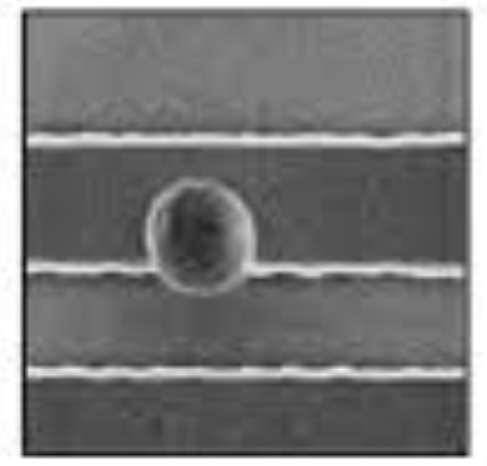
#> input picture learning/buffer/other/2026-02-01T16_08_21.675043_test1.png, 487 x 466 px
$ python -i phs2_pad_eval.py   (imports and definitions only)
#> lines starting #> are read from the running program, lines starting #| are printed output that depends on the picture
import os
import sys
import json
import numpy as np
import onnxruntime as ort
from tqdm import tqdm
from PIL import Image
from sklearn.metrics import accuracy_score, precision_score, recall_score, confusion_matrix
import matplotlib.pyplot as plt
import seaborn as sns
import cv2

# ===============================
# ⚙️ CONFIG & PATHS
# ===============================
MODEL_PATH = "models/mobilenetv3_sem.onnx"
DATASET_DIR = "dataset/hackathon_test_dataset"
IMG_SIZE = 224

CLASSES = ["bridge", "clean", "cmp", "crack", "ler", "open", "other", "via"]
CLASS_TO_ID = {c: i for i, c in enumerate(CLASSES)}

FOLDER_TO_CLASS = {
    "Bridge": "bridge",
    "Clean": "clean",
    "CMP": "cmp",
    "Crack": "crack",
    "LER": "ler",
    "Open": "open",
    "Other": "other",
    "Particle": "other",
    "VIA": "via",
}

# ===============================
# 🎯 CONSERVATIVE TUNING
# Keep what works (41.2%), try small improvements
# ===============================
T_SCALE = 0.7              # Keep (worked well)
OTHER_THRESHOLD = 0.35     # Keep (worked well)
CLEAN_PENALTY = 1.0        # Keep (worked well)
CLEAN_CONFIDENCE_REQ = 0.60
SMALL_DEFECT_CONFIDENCE_REQ = 0.60


# ===============================
# 🖼️ MINIMAL PREPROCESSING IMPROVEMENT
# ===============================
def preprocess_minimal_improvement(img_path):
    """
    CONSERVATIVE: Keep BILINEAR (it works), just add small fixes
    """
    try:
        img = Image.open(img_path).convert("L")

        # YOUR ORIGINAL: BILINEAR resize (this got 41.2%)
        img = img.resize((IMG_SIZE, IMG_SIZE), Image.BILINEAR)
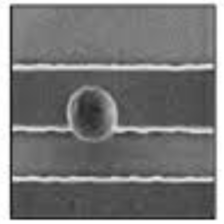
#> img: PIL image 224x224 L; min 26, max 255, mean 120.8

        img_array = np.array(img).astype(np.float32)

        # NEW: Very mild sharpening (just recover a bit of edge detail)
        # Using a gentle kernel to not over-sharpen
        kernel = np.array([[0, -0.25, 0],
                          [-0.25, 2.0, -0.25],
                          [0, -0.25, 0]])
        img_sharpened = cv2.filter2D(img_array, -1, kernel)
        img_sharpened = np.clip(img_sharpened, 0, 255)

        # Normalize
        img_normalized = img_sharpened / 255.0
        img_normalized = np.expand_dims(img_normalized, axis=(0, 1))

        # Return original for heuristics
        return img_normalized, np.array(Image.open(img_path).convert("L")).astype(np.float32)

    except Exception as e:
        print(f"Error: {e}")
        return None, None


def softmax(x):
    e = np.exp(x - np.max(x))
    return e / e.sum(axis=-1, keepdims=True)


def detect_particle_pattern(img_array):
    img_uint8 = img_array.astype(np.uint8)
    _, binary = cv2.threshold(img_uint8, 180, 255, cv2.THRESH_BINARY)
    contours, _ = cv2.findContours(binary, cv2.RETR_EXTERNAL, cv2.CHAIN_APPROX_SIMPLE)
    if len(contours) == 0:
        return 0.0
    small_bright_spots = sum(1 for c in contours if 5 < cv2.contourArea(c) < 80)
    if small_bright_spots >= 6:
        return 0.9
    elif small_bright_spots >= 4:
        return 0.7
    elif small_bright_spots >= 3:
        return 0.5
    return 0.0


# ===============================
# 🚀 INFERENCE
# ===============================
# [1 line that did not run here, left out]
# [1 line that did not run here, left out]
y_true, y_pred, log_lines = [], [], []

# [51 lines not run here, left out]

# Metrics
accuracy = accuracy_score(y_true, y_pred)
precision = precision_score(y_true, y_pred, average="macro", zero_division=0)
recall = recall_score(y_true, y_pred, average="macro", zero_division=0)

# [8 lines not run here, left out]

cm = confusion_matrix(y_true, y_pred)
total_per_class = cm.sum(axis=1)
correct_per_class = cm.diagonal()

# [21 lines not run here, left out]

>>> result = preprocess_minimal_improvement('../learning/buffer/other/2026-02-01T16_08_21.675043_test1.png')

$ run again, on learning/buffer/other/2026-02-01T16_31_39.770952_test7.jpg
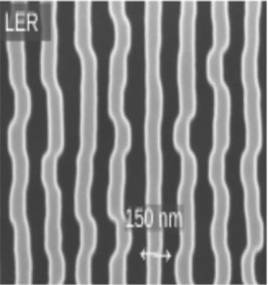
#> input picture learning/buffer/other/2026-02-01T16_31_39.770952_test7.jpg, 268 x 285 px
#> in preprocess_minimal_improvement, img is the input picture: PIL image 268x285 L; min 54, max 255, mean 128.4
#> in preprocess_minimal_improvement, `img = img.resize((IMG_SIZE, IMG_SIZE), Image.BILINEAR)`:
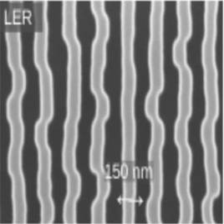
#> img: PIL image 224x224 L; min 59, max 246, mean 128.3
#> in preprocess_minimal_improvement, `img_sharpened = cv2.filter2D(img_array, -1, kernel)`:
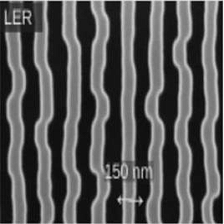
#> img_sharpened: shape (224, 224) float32; min 47.75, max 283.5, mean 128.6; drawn with min black and max white

$ run again, on learning/buffer/other/2026-02-01T16_47_05.027078_test5.png
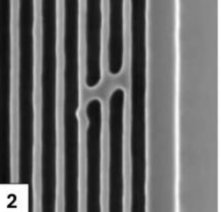
#> input picture learning/buffer/other/2026-02-01T16_47_05.027078_test5.png, 221 x 212 px
#> in preprocess_minimal_improvement, `img = img.resize((IMG_SIZE, IMG_SIZE), Image.BILINEAR)`:
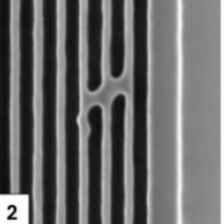
#> img: PIL image 224x224 L; min 8, max 255, mean 106.9
